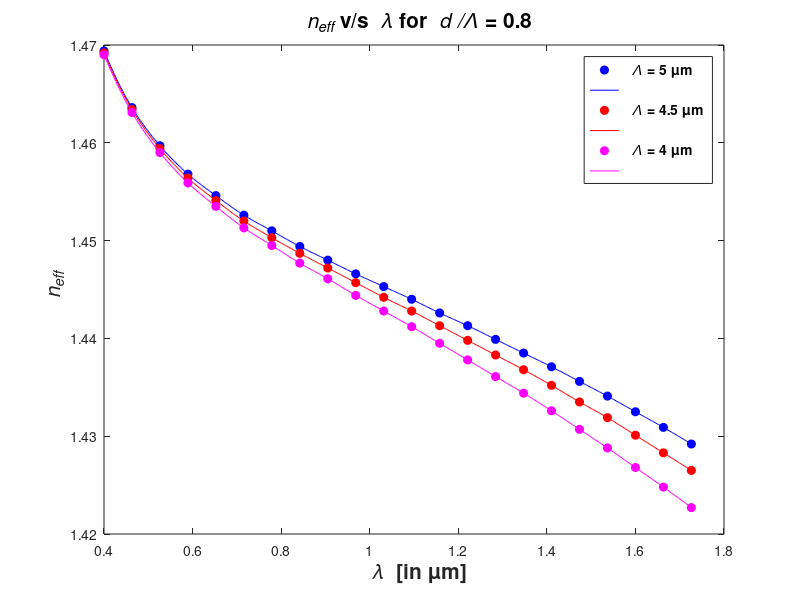
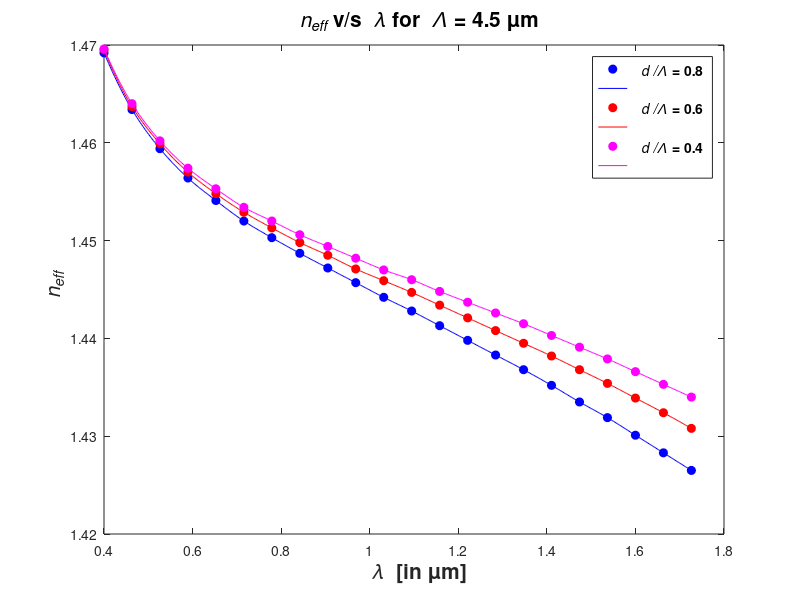
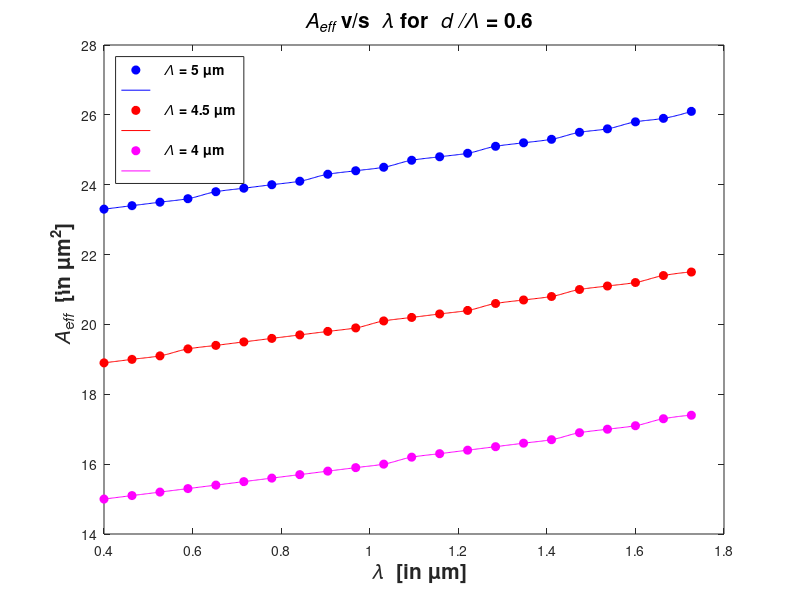
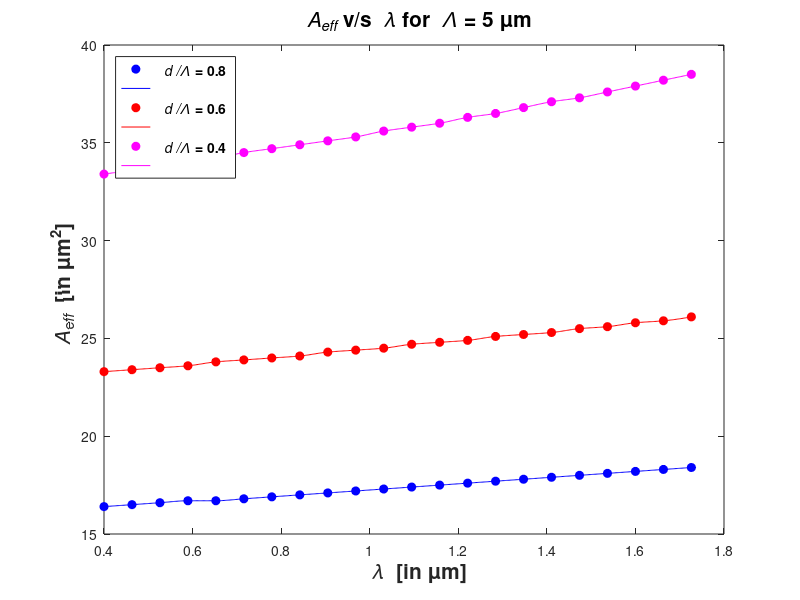

These charts were generated, in order, by the following MATLAB code:
wl = [0.4
0.4632
0.5263
0.5895
0.6526
0.7158
0.7789
0.8421
0.9053
0.9684
1.0316
1.0947
1.1579
1.2211
1.2842
1.3474
1.4105
1.4737
1.5368
1.6
1.6632
1.7263
];
n_eff_p_5_dp_0_8 = [1.4694
1.4636
1.4597
1.4568
1.4546
1.4526
1.451
1.4494
1.448
1.4466
1.4453
1.444
1.4426
1.4413
1.4399
1.4385
1.4371
1.4356
1.4341
1.4325
1.4309
1.4292
];
n_eff_p_4_5_dp_0_8 = [1.4692
1.4634
1.4594
1.4564
1.4541
1.452
1.4503
1.4487
1.4472
1.4457
1.4442
1.4428
1.4413
1.4398
1.4383
1.4368
1.4352
1.4335
1.4319
1.4301
1.4283
1.4265
];
n_eff_p_4_dp_0_8 = [1.469
1.4631
1.459
1.4559
1.4535
1.4513
1.4495
1.4477
1.4461
1.4444
1.4428
1.4412
1.4395
1.4378
1.4361
1.4344
1.4326
1.4307
1.4288
1.4268
1.4248
1.4227
];
wl_i = linspace(0.4, 1.7263, 500);  
n_eff_i_p_5_dp_0_8 = interp1(wl, n_eff_p_5_dp_0_8, wl_i, 'pchip');
n_eff_i_p_4_5_dp_0_8 = interp1(wl, n_eff_p_4_5_dp_0_8, wl_i, 'pchip');
n_eff_i_p_4_dp_0_8 = interp1(wl, n_eff_p_4_dp_0_8, wl_i, 'pchip');

figure(1);
plot(wl,n_eff_p_5_dp_0_8,'bo','MarkerFaceColor','b');
hold on;
plot(wl_i,n_eff_i_p_5_dp_0_8,'b-');
plot(wl,n_eff_p_4_5_dp_0_8,'ro','MarkerFaceColor','r');
plot(wl_i,n_eff_i_p_4_5_dp_0_8,'r-');
plot(wl,n_eff_p_4_dp_0_8,'mo','MarkerFaceColor','m');
plot(wl_i,n_eff_i_p_4_dp_0_8,'m-');
hold off;
set(gca,'fontsize',10);
xlabel('\bf {\it \lambda}  [in \mum]','fontsize',15);
ylabel('\bf {\it n_e_f_f}','fontsize',15);
title('\bf {\it n_e_f_f} v/s {\it \lambda} for {\it d /\Lambda} = 0.8','fontsize',15);
legend('\bf {\it \Lambda} = 5 \mum','','\bf {\it \Lambda} = 4.5 \mum','','\bf {\it \Lambda} = 4 \mum','','fontsize',10);

n_eff_p_4_5_dp_0_6 = [1.4695
1.4637
1.4599
1.457
1.4548
1.4529
1.4513
1.4498
1.4485
1.4471
1.4459
1.4447
1.4434
1.4421
1.4408
1.4395
1.4382
1.4368
1.4354
1.4339
1.4324
1.4308
];
n_eff_p_4_5_dp_0_4 = [1.4696
1.464
1.4602
1.4574
1.4553
1.4534
1.452
1.4506
1.4494
1.4482
1.447
1.446
1.4448
1.4437
1.4426
1.4415
1.4403
1.4391
1.4379
1.4366
1.4353
1.434
];

n_eff_i_p_4_5_dp_0_6 = interp1(wl, n_eff_p_4_5_dp_0_6, wl_i, 'pchip');
n_eff_i_p_4_5_dp_0_4 = interp1(wl, n_eff_p_4_5_dp_0_4, wl_i, 'pchip');

figure(2);
plot(wl,n_eff_p_4_5_dp_0_8,'bo','MarkerFaceColor','b');
hold on;
plot(wl_i,n_eff_i_p_4_5_dp_0_8,'b-');
plot(wl,n_eff_p_4_5_dp_0_6,'ro','MarkerFaceColor','r');
plot(wl_i,n_eff_i_p_4_5_dp_0_6,'r-');
plot(wl,n_eff_p_4_5_dp_0_4,'mo','MarkerFaceColor','m');
plot(wl_i,n_eff_i_p_4_5_dp_0_4,'m-');
hold off;
set(gca,'fontsize',10);
xlabel('\bf {\it \lambda}  [in \mum]','fontsize',15);
ylabel('\bf {\it n_e_f_f}','fontsize',15);
title('\bf {\it n_e_f_f} v/s {\it \lambda} for {\it \Lambda} = 4.5 \mum','fontsize',15);
legend('\bf {\it d /\Lambda} = 0.8','','\bf {\it d /\Lambda} = 0.6','','\bf {\it d /\Lambda} = 0.4','','fontsize',10);

A_eff_p_5_dp_0_6 = [2.33E+01
2.34E+01
2.35E+01
2.36E+01
2.38E+01
2.39E+01
2.40E+01
2.41E+01
2.43E+01
2.44E+01
2.45E+01
2.47E+01
2.48E+01
2.49E+01
2.51E+01
2.52E+01
2.53E+01
2.55E+01
2.56E+01
2.58E+01
2.59E+01
2.61E+01
];

A_eff_p_4_5_dp_0_6 = [1.89E+01
1.90E+01
1.91E+01
1.93E+01
1.94E+01
1.95E+01
1.96E+01
1.97E+01
1.98E+01
1.99E+01
2.01E+01
2.02E+01
2.03E+01
2.04E+01
2.06E+01
2.07E+01
2.08E+01
2.10E+01
2.11E+01
2.12E+01
2.14E+01
2.15E+01
];

A_eff_p_4_dp_0_6 = [1.50E+01
1.51E+01
1.52E+01
1.53E+01
1.54E+01
1.55E+01
1.56E+01
1.57E+01
1.58E+01
1.59E+01
1.60E+01
1.62E+01
1.63E+01
1.64E+01
1.65E+01
1.66E+01
1.67E+01
1.69E+01
1.70E+01
1.71E+01
1.73E+01
1.74E+01
];

A_eff_i_p_5_dp_0_6 = interp1(wl, A_eff_p_5_dp_0_6, wl_i, 'pchip');
A_eff_i_p_4_5_dp_0_6 = interp1(wl, A_eff_p_4_5_dp_0_6, wl_i, 'pchip');
A_eff_i_p_4_dp_0_6 = interp1(wl, A_eff_p_4_dp_0_6, wl_i, 'pchip');

figure(3);
plot(wl,A_eff_p_5_dp_0_6,'bo','MarkerFaceColor','b');
hold on;
plot(wl_i,A_eff_i_p_5_dp_0_6,'b-');
plot(wl,A_eff_p_4_5_dp_0_6,'ro','MarkerFaceColor','r');
plot(wl_i,A_eff_i_p_4_5_dp_0_6,'r-');
plot(wl,A_eff_p_4_dp_0_6,'mo','MarkerFaceColor','m');
plot(wl_i,A_eff_i_p_4_dp_0_6,'m-');
hold off;
set(gca,'fontsize',10);
xlabel('\bf {\it \lambda}  [in \mum]','fontsize',15);
ylabel('\bf {\it A_e_f_f}  [in \mum^2]','fontsize',15);
title('\bf {\it A_e_f_f} v/s {\it \lambda} for {\it d /\Lambda} = 0.6','fontsize',15);
legend('\bf {\it \Lambda} = 5 \mum','','\bf {\it \Lambda} = 4.5 \mum','','\bf {\it \Lambda} = 4 \mum','','fontsize',10,'Location','northwest');

A_eff_p_5_dp_0_8 = [1.64E+01
1.65E+01
1.66E+01
1.67E+01
1.67E+01
1.68E+01
1.69E+01
1.70E+01
1.71E+01
1.72E+01
1.73E+01
1.74E+01
1.75E+01
1.76E+01
1.77E+01
1.78E+01
1.79E+01
1.80E+01
1.81E+01
1.82E+01
1.83E+01
1.84E+01
];

A_eff_p_5_dp_0_4 = [3.34E+01
3.36E+01
3.38E+01
3.40E+01
3.42E+01
3.45E+01
3.47E+01
3.49E+01
3.51E+01
3.53E+01
3.56E+01
3.58E+01
3.60E+01
3.63E+01
3.65E+01
3.68E+01
3.71E+01
3.73E+01
3.76E+01
3.79E+01
3.82E+01
3.85E+01
];

A_eff_i_p_5_dp_0_8 = interp1(wl, A_eff_p_5_dp_0_8, wl_i, 'pchip');
A_eff_i_p_5_dp_0_4 = interp1(wl, A_eff_p_5_dp_0_4, wl_i, 'pchip');

figure(4);
plot(wl,A_eff_p_5_dp_0_8,'bo','MarkerFaceColor','b');
hold on;
plot(wl_i,A_eff_i_p_5_dp_0_8,'b-');
plot(wl,A_eff_p_5_dp_0_6,'ro','MarkerFaceColor','r');
plot(wl_i,A_eff_i_p_5_dp_0_6,'r-');
plot(wl,A_eff_p_5_dp_0_4,'mo','MarkerFaceColor','m');
plot(wl_i,A_eff_i_p_5_dp_0_4,'m-');
hold off;
set(gca,'fontsize',10);
xlabel('\bf {\it \lambda}  [in \mum]','fontsize',15);
ylabel('\bf {\it A_e_f_f}  [in \mum^2]','fontsize',15);
title('\bf {\it A_e_f_f} v/s {\it \lambda} for {\it \Lambda} = 5 \mum','fontsize',15);
legend('\bf {\it d /\Lambda} = 0.8','','\bf {\it d /\Lambda} = 0.6','','\bf {\it d /\Lambda} = 0.4','','fontsize',10,'Location','northwest');

wl_red = [0.4
0.4632
0.5263
0.5895
0.6526
0.7158
0.7789
0.8421
0.9053
0.9684
1.0316
1.0947
1.1579
1.2211
1.2842
1.3474
1.4105
1.4737
1.5368
1.6];

disp_p_5_dp_0_4 = [-5.99E+02
-4.28E+02
-2.62E+02
-1.49E+02
-2.17E+02
-6.12E+01
-6.50E+01
-6.91E+01
-1.32E+00
-7.95E+01
8.49E+01
-3.36E-12
-9.51E+01
-1.62E+00
1.09E+02
1.11E+02
-1.16E+02
1.21E+02
-2.79E-10
1.36E+02
];

disp_p_4_5_dp_0_4 = [-5.99E+02
-3.90E+02
-3.06E+02
-1.00E+02
-2.71E+02
-1.33E+00
-1.30E+02
1.34E+00
-1.44E+00
-1.60E+02
1.71E+02
-9.14E+01
1.68E+00
-1.78E+00
1.09E+02
-2.14E+00
2.24E+00
1.21E+02
2.91E-10
2.75E+00
];

disp_p_4_dp_0_4 = [-6.32E+02
-3.51E+02
-3.50E+02
-1.00E+02
-1.62E+02
-1.21E+02
-6.50E+01
1.45E+00
-7.72E+01
1.54E+00
-1.64E+00
-2.07E-10
1.84E+00
-1.94E+00
1.09E+02
1.10E+02
-2.33E+02
3.67E+02
-1.28E+02
2.96E+00
];

wl_red_i = linspace(0.4, 1.6, 500);  
disp_i_p_5_dp_0_4 = interp1(wl_red, disp_p_5_dp_0_4, wl_red_i, 'pchip');
disp_i_p_4_5_dp_0_4 = interp1(wl_red, disp_p_4_5_dp_0_4, wl_red_i, 'pchip');
disp_i_p_4_dp_0_4 = interp1(wl_red, disp_p_4_dp_0_4, wl_red_i, 'pchip');

figure(5);
plot(wl_red,disp_p_5_dp_0_4,'bo','MarkerFaceColor','b');
hold on;
plot(wl_red_i,disp_i_p_5_dp_0_4,'b-');
plot(wl_red,disp_p_4_5_dp_0_4,'ro','MarkerFaceColor','r');
plot(wl_red_i,disp_i_p_4_5_dp_0_4,'r-');
plot(wl_red,disp_p_4_dp_0_4,'mo','MarkerFaceColor','m');
plot(wl_red_i,disp_i_p_4_dp_0_4,'m-');
hold off;
set(gca,'fontsize',10);
xlabel('\bf {\it \lambda}  [in \mum]','fontsize',15);
ylabel('\bf {\it Dispersion}  [in ps/km-nm]','fontsize',15);
title('\bf {\it Dispersion} v/s {\it \lambda} for {\it d /\Lambda} = 0.4','fontsize',15);
legend('\bf {\it \Lambda} = 5 \mum','','\bf {\it \Lambda} = 4.5 \mum','','\bf {\it \Lambda} = 4 \mum','','fontsize',10,'Location','northwest');

disp_p_4_dp_0_8 = [-5.99E+02
-3.90E+02
-3.06E+02
-1.00E+02
-2.16E+02
-1.71E+00
-1.30E+02
7.22E+01
-7.77E+01
2.05E+00
8.40E+01
-5.46E-12
2.60E+00
-2.75E+00
1.10E+02
1.09E+02
3.54E+00
1.19E+02
8.85E-12
1.38E+02
];

disp_p_4_dp_0_6 = [-6.32E+02
-3.90E+02
-2.62E+02
-1.00E+02
-2.71E+02
-1.52E+00
-1.30E+02
7.19E+01
-7.75E+01
-7.92E+01
8.45E+01
-2.07E-10
2.14E+00
9.98E+01
2.55E+00
1.10E+02
-1.15E+02
1.20E+02
1.28E+02
3.60E+00
];

disp_i_p_4_dp_0_8 = interp1(wl_red, disp_p_4_dp_0_8, wl_red_i, 'pchip');
disp_i_p_4_dp_0_6 = interp1(wl_red, disp_p_4_dp_0_6, wl_red_i, 'pchip');

figure(6);
plot(wl_red,disp_p_4_dp_0_8,'bo','MarkerFaceColor','b');
hold on;
plot(wl_red_i,disp_i_p_4_dp_0_8,'b-');
plot(wl_red,disp_p_4_dp_0_6,'ro','MarkerFaceColor','r');
plot(wl_red_i,disp_i_p_4_dp_0_6,'r-');
plot(wl_red,disp_p_4_dp_0_4,'mo','MarkerFaceColor','m');
plot(wl_red_i,disp_i_p_4_dp_0_4,'m-');
hold off;
set(gca,'fontsize',10);
xlabel('\bf {\it \lambda}  [in \mum]','fontsize',15);
ylabel('\bf {\it Dispersion}  [in ps/km-nm]','fontsize',15);
title('\bf {\it Dispersion} v/s {\it \lambda} for {\it \Lambda} = 4 \mum','fontsize',15);
legend('\bf {\it d /\Lambda} = 0.8','','\bf {\it d /\Lambda} = 0.6','','\bf {\it d /\Lambda} = 0.4','','fontsize',10,'Location','northwest');

cfl_p_5_dp_0_6 = [6.99E-03
1.05E-02
1.62E-02
2.34E-02
3.43E-02
5.00E-02
7.14E-02
1.02E-01
1.44E-01
2.03E-01
2.84E-01
3.95E-01
5.47E-01
7.56E-01
1.04E+00
1.43E+00
1.95E+00
2.67E+00
3.64E+00
4.96E+00
];

cfl_p_4_5_dp_0_6 = [1.00E-02
1.62E-02
2.48E-02
3.85E-02
5.79E-02
8.64E-02
1.28E-01
1.87E-01
2.73E-01
3.94E-01
5.66E-01
8.09E-01
1.15E+00
1.64E+00
2.31E+00
3.26E+00
4.59E+00
6.46E+00
9.04E+00
1.27E+01
];

cfl_p_4_dp_0_6 = [1.65E-02
2.68E-02
4.34E-02
6.86E-02
1.08E-01
1.67E-01
2.55E-01
3.88E-01
5.83E-01
8.72E-01
1.30E+00
1.92E+00
2.83E+00
4.16E+00
6.09E+00
8.89E+00
1.29E+01
1.89E+01
2.73E+01
3.97E+01
];
  
cfl_i_p_5_dp_0_6 = interp1(wl_red, cfl_p_5_dp_0_6, wl_red_i, 'pchip');
cfl_i_p_4_5_dp_0_6 = interp1(wl_red, cfl_p_4_5_dp_0_6, wl_red_i, 'pchip');
cfl_i_p_4_dp_0_6 = interp1(wl_red, cfl_p_4_dp_0_6, wl_red_i, 'pchip');

figure(7);
plot(wl_red,cfl_p_5_dp_0_6,'bo','MarkerFaceColor','b');
hold on;
plot(wl_red_i,cfl_i_p_5_dp_0_6,'b-');
plot(wl_red,cfl_p_4_5_dp_0_6,'ro','MarkerFaceColor','r');
plot(wl_red_i,cfl_i_p_4_5_dp_0_6,'r-');
plot(wl_red,cfl_p_4_dp_0_6,'mo','MarkerFaceColor','m');
plot(wl_red_i,cfl_i_p_4_dp_0_6,'m-');
hold off;
set(gca,'fontsize',10);
xlabel('\bf {\it \lambda}  [in \mum]','fontsize',15);
ylabel('\bf {\it Confinement Loss}  [in dB/m]','fontsize',15);
title('\bf {\it Confinement Loss} v/s {\it \lambda} for {\it d /\Lambda} = 0.6','fontsize',15);
legend('\bf {\it \Lambda} = 5 \mum','','\bf {\it \Lambda} = 4.5 \mum','','\bf {\it \Lambda} = 4 \mum','','fontsize',10,'Location','northwest');

cfl_p_5_dp_0_8 = [7.11E-05
-1.63E-04
2.45E-04
7.26E-06
-1.15E-04
2.73E-05
9.52E-05
-2.05E-04
4.06E-03
-8.66E-05
-9.82E-05
1.63E-04
3.04E-03
4.14E-05
5.22E-05
-7.20E-06
2.88E-05
-7.26E-04
2.85E-05
1.09E-04
];

cfl_p_5_dp_0_4 = [5.24E+03
7.05E+03
9.36E+03
1.21E+04
1.54E+04
1.95E+04
2.45E+04
3.06E+04
3.80E+04
4.69E+04
5.77E+04
7.07E+04
8.64E+04
1.05E+05
1.28E+05
1.55E+05
1.88E+05
2.28E+05
2.76E+05
3.34E+05
];
    
cfl_i_p_5_dp_0_8 = interp1(wl_red, cfl_p_5_dp_0_8, wl_red_i, 'pchip');
cfl_i_p_5_dp_0_4 = interp1(wl_red, cfl_p_5_dp_0_4, wl_red_i, 'pchip');






